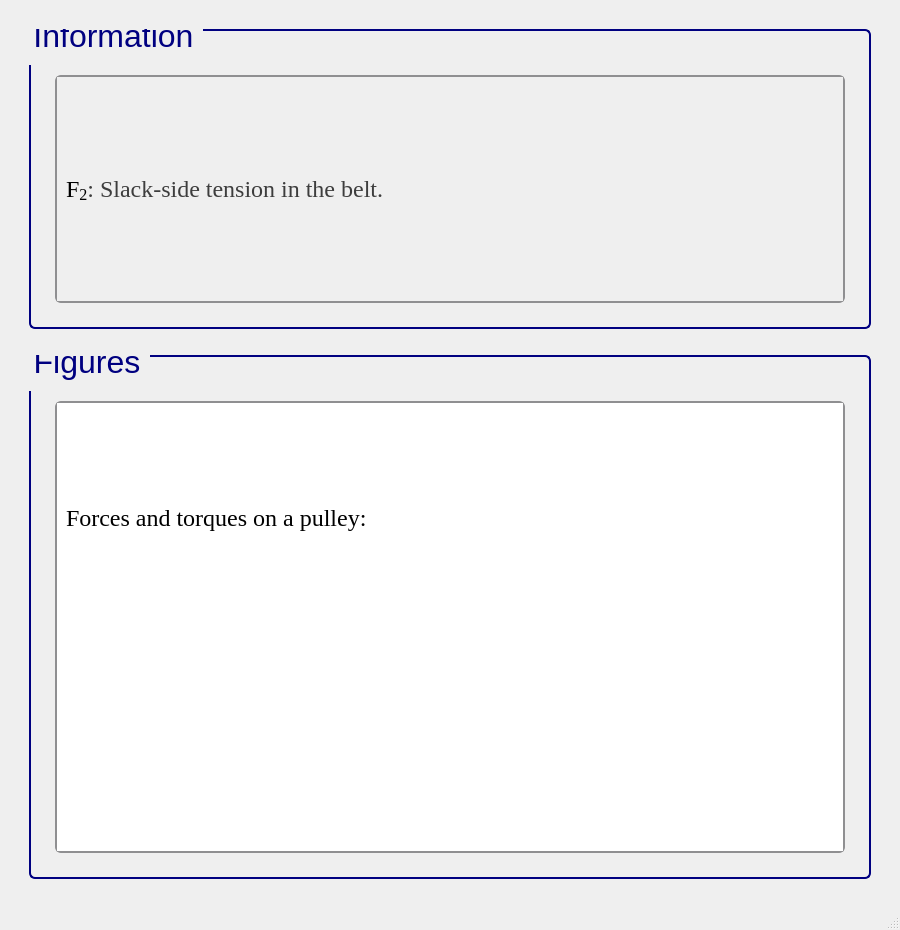
<?xml version="1.0" encoding="UTF-8"?>
<ui version="4.0">
 <class>MainWindow</class>
 <widget class="QMainWindow" name="MainWindow">
  <property name="geometry">
   <rect>
    <x>0</x>
    <y>0</y>
    <width>900</width>
    <height>930</height>
   </rect>
  </property>
  <property name="sizePolicy">
   <sizepolicy hsizetype="Minimum" vsizetype="Minimum">
    <horstretch>0</horstretch>
    <verstretch>0</verstretch>
   </sizepolicy>
  </property>
  <property name="minimumSize">
   <size>
    <width>900</width>
    <height>930</height>
   </size>
  </property>
  <property name="windowTitle">
   <string>MainWindow</string>
  </property>
  <widget class="QWidget" name="centralwidget">
   <layout class="QGridLayout" name="gridLayout">
    <item row="0" column="1">
     <spacer name="verticalSpacer_26">
      <property name="orientation">
       <enum>Qt::Vertical</enum>
      </property>
      <property name="sizeType">
       <enum>QSizePolicy::Fixed</enum>
      </property>
      <property name="sizeHint" stdset="0">
       <size>
        <width>20</width>
        <height>20</height>
       </size>
      </property>
     </spacer>
    </item>
    <item row="1" column="1">
     <widget class="QGroupBox" name="groupBox_125">
      <property name="sizePolicy">
       <sizepolicy hsizetype="Minimum" vsizetype="Minimum">
        <horstretch>0</horstretch>
        <verstretch>0</verstretch>
       </sizepolicy>
      </property>
      <property name="minimumSize">
       <size>
        <width>822</width>
        <height>300</height>
       </size>
      </property>
      <property name="font">
       <font>
        <family>Segoe UI</family>
        <pointsize>24</pointsize>
        <weight>50</weight>
        <italic>false</italic>
        <bold>false</bold>
       </font>
      </property>
      <property name="styleSheet">
       <string notr="true">QGroupBox {
    border: 2px solid navy;
    border-radius: 6px;
    background-color: qlineargradient(x1:0, y1:0, x2:0, y2:1,
                                      stop:0 #f6f7fa, stop:1 #dadbde);
    font: 24pt &quot;Segoe UI&quot;;
    padding: 5px; /* add padding inside the group box */
    color: black;
}
QGroupBox::title {
    subcontrol-origin: margin;
    subcontrol-position: top left;
    padding-left: 0px;
    padding-right: 5px;
    padding-top: 0px;
    margin-top: -22px;  /* shift title up */
    color: navy;
    font-weight: bold;
}
</string>
      </property>
      <property name="title">
       <string>Information</string>
      </property>
      <layout class="QGridLayout" name="gridLayout_255">
       <item row="1" column="2">
        <spacer name="verticalSpacer_36">
         <property name="orientation">
          <enum>Qt::Horizontal</enum>
         </property>
         <property name="sizeType">
          <enum>QSizePolicy::Fixed</enum>
         </property>
         <property name="sizeHint" stdset="0">
          <size>
           <width>10</width>
           <height>20</height>
          </size>
         </property>
        </spacer>
       </item>
       <item row="1" column="1">
        <widget class="QScrollArea" name="scrollArea_43">
         <property name="sizePolicy">
          <sizepolicy hsizetype="Minimum" vsizetype="Minimum">
           <horstretch>0</horstretch>
           <verstretch>0</verstretch>
          </sizepolicy>
         </property>
         <property name="font">
          <font>
           <pointsize>15</pointsize>
          </font>
         </property>
         <property name="styleSheet">
          <string notr="true">QScrollArea {
    background: qlineargradient(x1:0, y1:0, x2:0, y2:1,
                               stop:0 #f6f7fa, stop:1 #dadbde);
    border: 2px solid #8f8f91;
    border-radius: 6px;
}

QScrollArea QScrollBar:vertical, QScrollArea QScrollBar:horizontal {
    background: qlineargradient(x1:0, y1:0, x2:0, y2:1,
                               stop:0 #f6f7fa, stop:1 #dadbde);
    border: 2px solid #8f8f91;
    border-radius: 6px;
    width: 14px;
    height: 14px;
    margin: 2px 0 2px 0;
}

/* Completely remove the bottom button of the vertical scrollbar */
QScrollArea QScrollBar::add-line:vertical {
    height: 0px;
    width: 0px;
    border: none;
    background: none;
    margin: 0px;
    padding: 0px;
}

QScrollArea QScrollBar::handle:vertical, QScrollArea QScrollBar::handle:horizontal {
    background: qlineargradient(x1:0, y1:0, x2:0, y2:1,
                               stop:0 #8f8f91, stop:1 #6f6f71);
    min-height: 20px;
    border-radius: 6px;
    border: 1px solid #6f6f71;
}

QScrollArea QScrollBar::handle:vertical:hover, QScrollArea QScrollBar::handle:horizontal:hover {
    background: qlineargradient(x1:0, y1:0, x2:0, y2:1,
                               stop:0 #6f6f71, stop:1 #4f4f51);
    border: 1px solid #4f4f51;
}

QScrollArea QScrollBar::sub-line:vertical, QScrollArea QScrollBar::add-line:horizontal, QScrollArea QScrollBar::sub-line:horizontal {
    background: #8f8f91;
    border: none;
    border-radius: 3px;
    height: 14px;
    width: 14px;
    subcontrol-origin: margin;
}

QScrollArea QScrollBar::sub-line:vertical:hover, QScrollArea QScrollBar::add-line:horizontal:hover, QScrollArea QScrollBar::sub-line:horizontal:hover {
    background: #6f6f71;
}

QScrollArea QScrollBar::add-page:vertical, QScrollArea QScrollBar::sub-page:vertical,
QScrollArea QScrollBar::add-page:horizontal, QScrollArea QScrollBar::sub-page:horizontal {
    background: transparent;
}
</string>
         </property>
         <property name="verticalScrollBarPolicy">
          <enum>Qt::ScrollBarAsNeeded</enum>
         </property>
         <property name="horizontalScrollBarPolicy">
          <enum>Qt::ScrollBarAsNeeded</enum>
         </property>
         <property name="widgetResizable">
          <bool>true</bool>
         </property>
         <widget class="QWidget" name="scrollAreaWidgetContents_43">
          <property name="geometry">
           <rect>
            <x>0</x>
            <y>0</y>
            <width>762</width>
            <height>212</height>
           </rect>
          </property>
          <layout class="QGridLayout" name="gridLayout_3">
           <item row="0" column="0">
            <widget class="QLabel" name="label_3">
             <property name="font">
              <font>
               <family>Times New Roman</family>
               <pointsize>18</pointsize>
               <weight>50</weight>
               <bold>false</bold>
              </font>
             </property>
             <property name="cursor">
              <cursorShape>ArrowCursor</cursorShape>
             </property>
             <property name="frameShape">
              <enum>QFrame::NoFrame</enum>
             </property>
             <property name="text">
              <string>&lt;html&gt;&lt;head/&gt;&lt;body&gt;&lt;p&gt;&lt;span style=&quot; color:#000000;&quot;&gt;F&lt;/span&gt;&lt;span style=&quot; color:#000000; vertical-align:sub;&quot;&gt;2&lt;/span&gt;&lt;span style=&quot; color:#3d3d3d;&quot;&gt;: &lt;/span&gt;&lt;span style=&quot; color:#3d3d3d;&quot;&gt;Slack-side tension in the belt.&lt;/span&gt;&lt;/p&gt;&lt;/body&gt;&lt;/html&gt;</string>
             </property>
            </widget>
           </item>
          </layout>
         </widget>
        </widget>
       </item>
       <item row="2" column="1">
        <spacer name="verticalSpacer_37">
         <property name="orientation">
          <enum>Qt::Vertical</enum>
         </property>
         <property name="sizeType">
          <enum>QSizePolicy::Fixed</enum>
         </property>
         <property name="sizeHint" stdset="0">
          <size>
           <width>10</width>
           <height>10</height>
          </size>
         </property>
        </spacer>
       </item>
       <item row="1" column="0">
        <spacer name="verticalSpacer_34">
         <property name="orientation">
          <enum>Qt::Horizontal</enum>
         </property>
         <property name="sizeType">
          <enum>QSizePolicy::Fixed</enum>
         </property>
         <property name="sizeHint" stdset="0">
          <size>
           <width>10</width>
           <height>20</height>
          </size>
         </property>
        </spacer>
       </item>
       <item row="0" column="1">
        <spacer name="verticalSpacer_35">
         <property name="orientation">
          <enum>Qt::Vertical</enum>
         </property>
         <property name="sizeType">
          <enum>QSizePolicy::Fixed</enum>
         </property>
         <property name="sizeHint" stdset="0">
          <size>
           <width>20</width>
           <height>30</height>
          </size>
         </property>
        </spacer>
       </item>
      </layout>
     </widget>
    </item>
    <item row="2" column="1">
     <spacer name="verticalSpacer_23">
      <property name="orientation">
       <enum>Qt::Vertical</enum>
      </property>
      <property name="sizeType">
       <enum>QSizePolicy::Fixed</enum>
      </property>
      <property name="sizeHint" stdset="0">
       <size>
        <width>20</width>
        <height>20</height>
       </size>
      </property>
     </spacer>
    </item>
    <item row="3" column="0">
     <spacer name="verticalSpacer_25">
      <property name="orientation">
       <enum>Qt::Horizontal</enum>
      </property>
      <property name="sizeType">
       <enum>QSizePolicy::Fixed</enum>
      </property>
      <property name="sizeHint" stdset="0">
       <size>
        <width>20</width>
        <height>20</height>
       </size>
      </property>
     </spacer>
    </item>
    <item row="3" column="1">
     <widget class="QGroupBox" name="groupBox_42">
      <property name="sizePolicy">
       <sizepolicy hsizetype="Minimum" vsizetype="Minimum">
        <horstretch>0</horstretch>
        <verstretch>0</verstretch>
       </sizepolicy>
      </property>
      <property name="minimumSize">
       <size>
        <width>822</width>
        <height>350</height>
       </size>
      </property>
      <property name="font">
       <font>
        <family>Segoe UI</family>
        <pointsize>24</pointsize>
        <weight>50</weight>
        <italic>false</italic>
        <bold>false</bold>
       </font>
      </property>
      <property name="styleSheet">
       <string notr="true">/* GroupBox styling */
QGroupBox {
    border: 2px solid navy;
    border-radius: 6px;
    background-color: qlineargradient(x1:0, y1:0, x2:0, y2:1,
    stop:0 #f6f7fa, stop:1 #dadbde);
    font: 24pt &quot;Segoe UI&quot;;
    padding: 5px;
    color: black;
}

/* GroupBox title styling */
QGroupBox::title {
    subcontrol-origin: margin;
    subcontrol-position: top left;
    padding-left: 0px;
    padding-right: 5px;
    padding-top: 0px;
    margin-top: -22px;
    color: navy;
    font-weight: bold;
}

/* Make QScrollArea (only within GroupBox) have a white background with correct border */
QGroupBox QScrollArea {
    background-color: white !important;
    border: 2px solid #8f8f91;
    border-radius: 6px;
}

/* Make QScrollArea's viewport white as well */
QGroupBox QScrollArea QWidget {
    background-color: white !important;
}

/* Scrollbar styling inside QScrollArea in QGroupBox */
QGroupBox QScrollArea QScrollBar:vertical, QGroupBox QScrollArea QScrollBar:horizontal {
    background: qlineargradient(x1:0, y1:0, x2:0, y2:1,
    stop:0 #f6f7fa, stop:1 #dadbde);
    border: 2px solid #8f8f91;
    border-radius: 6px;
    width: 14px;
    height: 14px;
    margin: 2px 0 2px 0;
}

/* Remove bottom button of vertical scrollbar */
QGroupBox QScrollArea QScrollBar::add-line:vertical {
    height: 0px;
    width: 0px;
    border: none;
    background: none;
    margin: 0px;
    padding: 0px;
}

/* Scrollbar handle */
QGroupBox QScrollArea QScrollBar::handle:vertical, QGroupBox QScrollArea QScrollBar::handle:horizontal {
    background: qlineargradient(x1:0, y1:0, x2:0, y2:1,
    stop:0 #8f8f91, stop:1 #6f6f71);
    min-height: 20px;
    border-radius: 6px;
    border: 1px solid #6f6f71;
}

QGroupBox QScrollArea QScrollBar::handle:vertical:hover, QGroupBox QScrollArea QScrollBar::handle:horizontal:hover {
    background: qlineargradient(x1:0, y1:0, x2:0, y2:1,
    stop:0 #6f6f71, stop:1 #4f4f51);
    border: 1px solid #4f4f51;
}

/* Scrollbar sub-line buttons */
QGroupBox QScrollArea QScrollBar::sub-line:vertical, QGroupBox QScrollArea QScrollBar::add-line:horizontal, QGroupBox QScrollArea QScrollBar::sub-line:horizontal {
    background: #8f8f91;
    border: none;
    border-radius: 3px;
    height: 14px;
    width: 14px;
    subcontrol-origin: margin;
}

QGroupBox QScrollArea QScrollBar::sub-line:vertical:hover, QGroupBox QScrollArea QScrollBar::add-line:horizontal:hover, QGroupBox QScrollArea QScrollBar::sub-line:horizontal:hover {
    background: #6f6f71;
}

/* Transparent page areas */
QGroupBox QScrollArea QScrollBar::add-page:vertical, QGroupBox QScrollArea QScrollBar::sub-page:vertical,
QGroupBox QScrollArea QScrollBar::add-page:horizontal, QGroupBox QScrollArea QScrollBar::sub-page:horizontal {
    background: transparent;
}
</string>
      </property>
      <property name="title">
       <string>Figures</string>
      </property>
      <layout class="QGridLayout" name="gridLayout_2">
       <item row="0" column="1">
        <spacer name="verticalSpacer_41">
         <property name="orientation">
          <enum>Qt::Vertical</enum>
         </property>
         <property name="sizeType">
          <enum>QSizePolicy::Fixed</enum>
         </property>
         <property name="sizeHint" stdset="0">
          <size>
           <width>20</width>
           <height>30</height>
          </size>
         </property>
        </spacer>
       </item>
       <item row="1" column="0">
        <spacer name="verticalSpacer_39">
         <property name="orientation">
          <enum>Qt::Horizontal</enum>
         </property>
         <property name="sizeType">
          <enum>QSizePolicy::Fixed</enum>
         </property>
         <property name="sizeHint" stdset="0">
          <size>
           <width>10</width>
           <height>20</height>
          </size>
         </property>
        </spacer>
       </item>
       <item row="1" column="1">
        <widget class="QScrollArea" name="scrollArea_3">
         <property name="styleSheet">
          <string notr="true">/* GroupBox styling */
QGroupBox {
    border: 2px solid navy;
    border-radius: 6px;
    background-color: qlineargradient(x1:0, y1:0, x2:0, y2:1,
    stop:0 #f6f7fa, stop:1 #dadbde);
    font: 20pt &quot;Segoe UI&quot;;
    padding: 5px;
    color: black;
}

/* GroupBox title styling */
QGroupBox::title {
    subcontrol-origin: margin;
    subcontrol-position: top left;
    padding-left: 0px;
    padding-right: 5px;
    padding-top: 0px;
    margin-top: -20px;
    color: navy;
    font-weight: bold;
}

/* Make QScrollArea (only within GroupBox) have a white background with correct border */
QGroupBox QScrollArea {
    background-color: white !important;
    border: 2px solid #8f8f91;
    border-radius: 6px;
}

/* Make QScrollArea's viewport white as well */
QGroupBox QScrollArea QWidget {
    background-color: white !important;
}

/* Scrollbar styling inside QScrollArea in QGroupBox */
QGroupBox QScrollArea QScrollBar:vertical, QGroupBox QScrollArea QScrollBar:horizontal {
    background: qlineargradient(x1:0, y1:0, x2:0, y2:1,
    stop:0 #f6f7fa, stop:1 #dadbde);
    border: 2px solid #8f8f91;
    border-radius: 6px;
    width: 14px;
    height: 14px;
    margin: 2px 0 2px 0;
}

/* Remove bottom button of vertical scrollbar */
QGroupBox QScrollArea QScrollBar::add-line:vertical {
    height: 0px;
    width: 0px;
    border: none;
    background: none;
    margin: 0px;
    padding: 0px;
}

/* Scrollbar handle */
QGroupBox QScrollArea QScrollBar::handle:vertical, QGroupBox QScrollArea QScrollBar::handle:horizontal {
    background: qlineargradient(x1:0, y1:0, x2:0, y2:1,
    stop:0 #8f8f91, stop:1 #6f6f71);
    min-height: 20px;
    border-radius: 6px;
    border: 1px solid #6f6f71;
}

QGroupBox QScrollArea QScrollBar::handle:vertical:hover, QGroupBox QScrollArea QScrollBar::handle:horizontal:hover {
    background: qlineargradient(x1:0, y1:0, x2:0, y2:1,
    stop:0 #6f6f71, stop:1 #4f4f51);
    border: 1px solid #4f4f51;
}

/* Scrollbar sub-line buttons */
QGroupBox QScrollArea QScrollBar::sub-line:vertical, QGroupBox QScrollArea QScrollBar::add-line:horizontal, QGroupBox QScrollArea QScrollBar::sub-line:horizontal {
    background: #8f8f91;
    border: none;
    border-radius: 3px;
    height: 14px;
    width: 14px;
    subcontrol-origin: margin;
}

QGroupBox QScrollArea QScrollBar::sub-line:vertical:hover, QGroupBox QScrollArea QScrollBar::add-line:horizontal:hover, QGroupBox QScrollArea QScrollBar::sub-line:horizontal:hover {
    background: #6f6f71;
}

/* Transparent page areas */
QGroupBox QScrollArea QScrollBar::add-page:vertical, QGroupBox QScrollArea QScrollBar::sub-page:vertical,
QGroupBox QScrollArea QScrollBar::add-page:horizontal, QGroupBox QScrollArea QScrollBar::sub-page:horizontal {
    background: transparent;
}
</string>
         </property>
         <property name="widgetResizable">
          <bool>true</bool>
         </property>
         <widget class="QWidget" name="scrollAreaWidgetContents_3">
          <property name="geometry">
           <rect>
            <x>0</x>
            <y>0</y>
            <width>741</width>
            <height>494</height>
           </rect>
          </property>
          <layout class="QGridLayout" name="gridLayout_4">
           <item row="1" column="0">
            <widget class="QLabel" name="label">
             <property name="frameShape">
              <enum>QFrame::NoFrame</enum>
             </property>
             <property name="text">
              <string>&lt;html&gt;&lt;head/&gt;&lt;body&gt;&lt;p&gt;&lt;img src=&quot;:/info/info/force and torque on pulley.png&quot;/&gt;&lt;/p&gt;&lt;/body&gt;&lt;/html&gt;</string>
             </property>
            </widget>
           </item>
           <item row="0" column="0">
            <widget class="QLabel" name="label_6">
             <property name="font">
              <font>
               <family>Times New Roman</family>
               <pointsize>18</pointsize>
               <weight>50</weight>
               <bold>false</bold>
              </font>
             </property>
             <property name="cursor">
              <cursorShape>ArrowCursor</cursorShape>
             </property>
             <property name="frameShape">
              <enum>QFrame::NoFrame</enum>
             </property>
             <property name="text">
              <string>&lt;html&gt;&lt;head/&gt;&lt;body&gt;&lt;p&gt;&lt;span style=&quot; color:#000000;&quot;&gt;Forces and torques on a pulley:&lt;/span&gt;&lt;/p&gt;&lt;/body&gt;&lt;/html&gt;</string>
             </property>
            </widget>
           </item>
          </layout>
         </widget>
        </widget>
       </item>
       <item row="1" column="2">
        <spacer name="verticalSpacer_40">
         <property name="orientation">
          <enum>Qt::Horizontal</enum>
         </property>
         <property name="sizeType">
          <enum>QSizePolicy::Fixed</enum>
         </property>
         <property name="sizeHint" stdset="0">
          <size>
           <width>10</width>
           <height>20</height>
          </size>
         </property>
        </spacer>
       </item>
       <item row="2" column="1">
        <spacer name="verticalSpacer_38">
         <property name="orientation">
          <enum>Qt::Vertical</enum>
         </property>
         <property name="sizeType">
          <enum>QSizePolicy::Fixed</enum>
         </property>
         <property name="sizeHint" stdset="0">
          <size>
           <width>10</width>
           <height>10</height>
          </size>
         </property>
        </spacer>
       </item>
      </layout>
     </widget>
    </item>
    <item row="3" column="2">
     <spacer name="verticalSpacer_28">
      <property name="orientation">
       <enum>Qt::Horizontal</enum>
      </property>
      <property name="sizeType">
       <enum>QSizePolicy::Fixed</enum>
      </property>
      <property name="sizeHint" stdset="0">
       <size>
        <width>20</width>
        <height>20</height>
       </size>
      </property>
     </spacer>
    </item>
    <item row="4" column="1">
     <spacer name="verticalSpacer_27">
      <property name="orientation">
       <enum>Qt::Vertical</enum>
      </property>
      <property name="sizeType">
       <enum>QSizePolicy::Fixed</enum>
      </property>
      <property name="sizeHint" stdset="0">
       <size>
        <width>20</width>
        <height>20</height>
       </size>
      </property>
     </spacer>
    </item>
   </layout>
  </widget>
  <widget class="QMenuBar" name="menubar">
   <property name="geometry">
    <rect>
     <x>0</x>
     <y>0</y>
     <width>900</width>
     <height>26</height>
    </rect>
   </property>
  </widget>
  <widget class="QStatusBar" name="statusbar"/>
 </widget>
 <resources>
  <include location="../QtRes/information.qrc"/>
 </resources>
 <connections/>
</ui>
